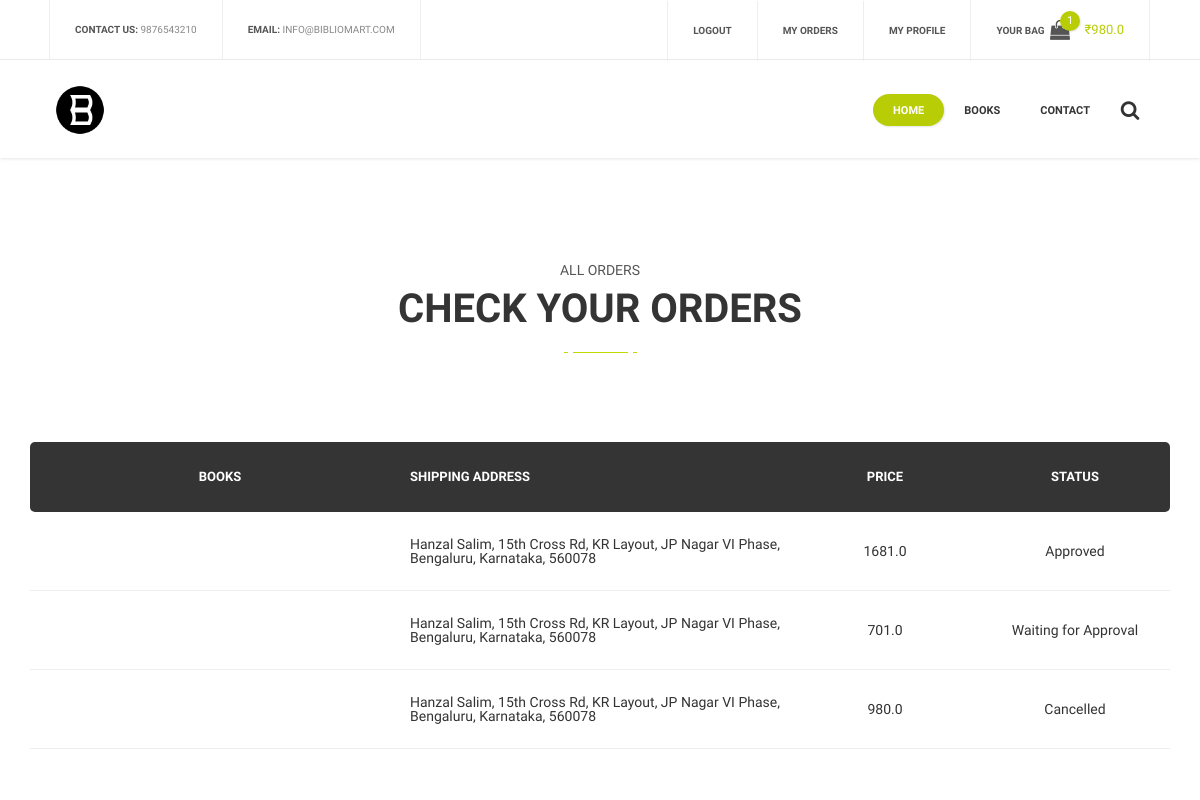
The page /orders (signed in) on the database its author committed.
### models.py (models this page shows, shortened)
class Cart(db.Model):
    __tablename__ = 'cart'
    id = db.Column(db.String,  primary_key=True, unique=True)
    user_id = db.Column(db.String,db.ForeignKey('user.id'))
    total_price = db.Column(db.Float, default=0)
    book_count = db.Column(db.Integer, default=0)
    shipping_charge = db.Column(db.Float, default=0)
    books = db.relationship("Book", secondary="cart_book", viewonly=True)
    user = db.relationship('User',backref=db.backref('cart', lazy='dynamic'))

class Order(db.Model):
    __tablename__ = 'order'
    id = db.Column(db.String,  primary_key=True, unique=True)
    user_id = db.Column(db.String,db.ForeignKey('user.id'))
    total_price = db.Column(db.Float, default=0)
    book_count = db.Column(db.Integer, default=0)
    shipping_name = db.Column(db.String)
    shipping_address = db.Column(db.String)
    shipping_city = db.Column(db.String)
    shipping_state = db.Column(db.String)
    shipping_pincode = db.Column(db.String)
    shipping_landmark = db.Column(db.String)
    shipping_phone = db.Column(db.String)
    is_approved = db.Column(db.Boolean, default = False)
    is_cancelled = db.Column(db.Boolean, default = False)
    books = db.relationship("Book", secondary="order_book", viewonly=True)
    user = db.relationship('User',backref=db.backref('order', lazy='dynamic'))

### app.py (the view)
@app.route('/orders')
def orders():
    if not current_user.is_authenticated:
        return redirect(url_for('login'))
    cart = g.user.cart.first()
    if not cart:
        cart = Cart(g.user.id)
    orders = g.user.order.all()
    categories = Category.query.all()
    return render_template("orders.html",page="orders", orders=orders, cart=cart, categories=categories)

### app.py (called while the page is built)
@login_manager.user_loader
def load_user(id):
    return User.query.get(id)

@app.before_request
def before_request():
    g.user = current_user

### templates/orders.html (shortened to what this page needs)
<!DOCTYPE html>
<html lang="en">
<head>
    <link href="{{ url_for('static', filename='css/bootstrap.min.css')}}" rel="stylesheet">
    <link href="{{ url_for('static', filename='css/bootstrap.extension.css')}}" rel="stylesheet">
    <link href="{{ url_for('static', filename='css/style.css')}}" rel="stylesheet">
    <link href="{{ url_for('static', filename='css/swiper.css')}}" rel="stylesheet">
    <link href="{{ url_for('static', filename='css/sumoselect.css')}}" rel="stylesheet">
    <link href="{{ url_for('static', filename='css/font-awesome.min.css')}}" rel="stylesheet">
</head>
<body>
    <div id="content-block">
        {% include 'header.html' %}
        <div class="container">
            <div class="empty-space col-xs-b15 col-sm-b50 col-md-b100"></div>
            <div class="text-center">
                <div class="simple-article size-3 grey uppercase col-xs-b5">All Orders</div>
                <div class="h2">check your Orders</div>
                <div class="title-underline center"><span></span></div>
            </div>
        </div>
        <div class="empty-space col-xs-b35 col-md-b70"></div>
        <div class="container">
            <table class="cart-table">
                <thead>
                    <tr>
                        <th class="col-md-4">Books</th>
                        <th class="col-md-4">Shipping Address</th>
                        <th class="col-md-2">Price</th>
                        <th class="col-md-2">Status</th>
                    </tr>
                </thead>
                <tbody>
                    {% for order in orders %}
                    <tr>
                        <td data-title=" ">
                        </td>
                        <td data-title=" ">
                            {{
                                order.shipping_name + ', '
                                + order.shipping_address + ', '
                                + order.shipping_city + ', '
                                + order.shipping_state + ', '
                                + order.shipping_pincode
                            }}
                        </td>
                        <td data-title="₹">
                            {{order.total_price}}
                        </td>
                        <td data-title="">
                            {{'Cancelled' if order.is_cancelled
                                else ('Approved' if order.is_approved
                                else 'Waiting for Approval') }}
                        </td>
                    </tr>
                    {% endfor %}
                </tbody>
            </table>
            <div class="empty-space col-xs-b35"></div>
        </div>
    </div>
</body>
</html>

### templates/header.html (shortened to what this page needs)
<header>
    <div class="header-top">
        <div class="content-margins">
            <div class="row">
                <div class="col-md-5 hidden-xs hidden-sm">
                    <div class="entry"><b>contact us:</b> <a href="tel:+9876543210">9876543210</a></div>
                    <div class="entry"><b>email:</b> <a href="mailto:info@bibliomart.com">info@bibliomart.com</a></div>
                </div>
                <div class="col-md-7 col-md-text-right">
                    {% if not g.user.is_authenticated %}
                    <div class="entry"><a href="/login"><b>login</b></a>&nbsp; or &nbsp;<a href="/register"><b>register</b></a></div>
                    {% else %}
                    <div class="entry"><a href="/logout"><b>logout</b></a></div>
                    <div class="entry"><a href="/orders"><b>My Orders</b></a></div>
                    <div class="entry"><a href="/user/edit"><b>My Profile</b></a></div>
                    {% endif %}
                    <div class="entry hidden-xs hidden-sm cart">
                        <a href="/cart">
                            <b class="hidden-xs">Your bag</b>
                            <span class="cart-icon">
                                <i class="fa fa-shopping-bag" aria-hidden="true"></i>
                                <span class="cart-label">{{cart.book_count if cart.book_count else 0}}</span>
                            </span>
                            <span class="cart-title hidden-xs">₹{{cart.total_price if cart.total_price else 0}}</span>
                        </a>
                    </div>
                </div>
            </div>
        </div>
    </div>
    <div class="header-bottom">
        <div class="content-margins">
            <div class="row">
                <div class="col-xs-3 col-sm-1">
                    <a id="logo" href="index.html"><img src="{{ url_for('static', filename='files/images/favicon.png')}}" alt="">Bibliomart</a>
                </div>
                <div class="col-xs-9 col-sm-11 text-right">
                    <div class="nav-wrapper">
                        <nav>
                            <ul>
                                <li class="active">
                                    <a href="/">Home</a>
                                </li>
                                <li>
                                    <a href="/books">Books</a>
                                </li>
                                <li><a href="/contact">contact</a></li>
                            </ul>
                        </nav>
                    </div>
                    <div class="header-bottom-icon toggle-search"><i class="fa fa-search" aria-hidden="true"></i></div>
                </div>
            </div>
        </div>
    </div>
</header>
<div class="header-empty-space"></div>

### rows shown on the page
Cart: book_count "1", total_price "980.0"
Order: shipping_name+shipping_address+shipping_city "Hanzal Salim, 15th Cross Rd, KR Layout, JP Nagar VI Phase, Bengaluru, Karnataka, 560078", total_price "1681.0", is_cancelled+is_approved "Approved"
Order: shipping_name+shipping_address+shipping_city "Hanzal Salim, 15th Cross Rd, KR Layout, JP Nagar VI Phase, Bengaluru, Karnataka, 560078", total_price "701.0", is_cancelled+is_approved "Waiting for Approval"
Order: shipping_name+shipping_address+shipping_city "Hanzal Salim, 15th Cross Rd, KR Layout, JP Nagar VI Phase, Bengaluru, Karnataka, 560078", total_price "980.0", is_cancelled "Cancelled"
